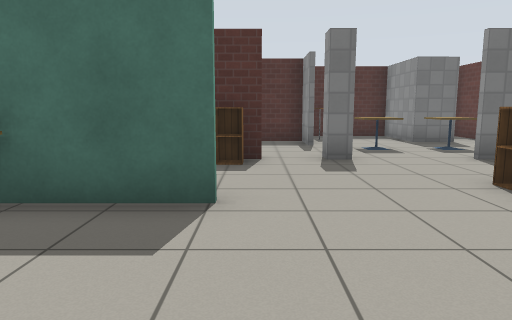
view 1 (above)

16 first-person views from a walk through a robot-simulator world made for Gazebo. The camera is 1 m above the floor, tilts 8° down and sees 70° across. The floor is counted in squares, 1 m on a side. Each view is taken from the middle of a square. On the plan, view 1 faces up. The plan holds only what a view shows up to about 13 squares ahead; the rest is blank. Simple patterns stand in for the simulator's built-in surfaces.

view 2
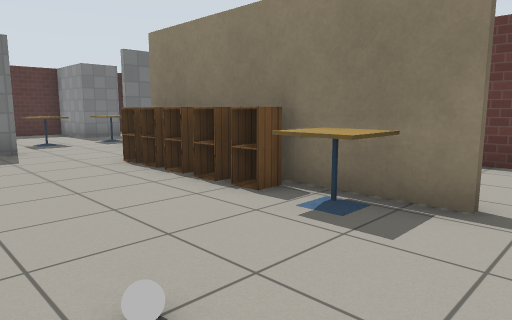

view 3
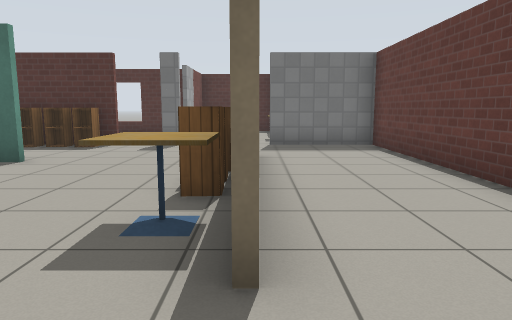

view 4
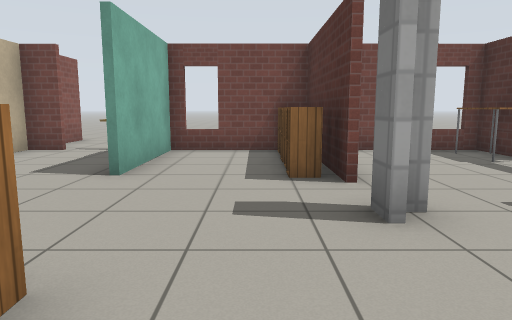

view 5
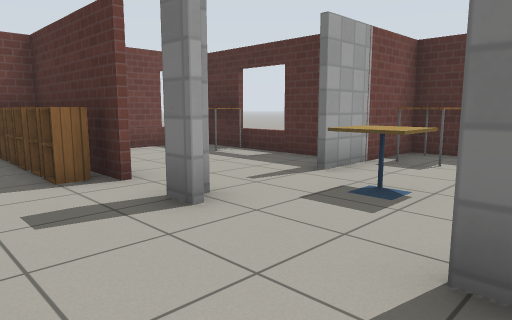

view 6
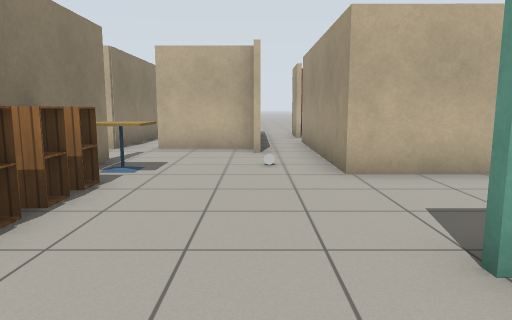

view 7
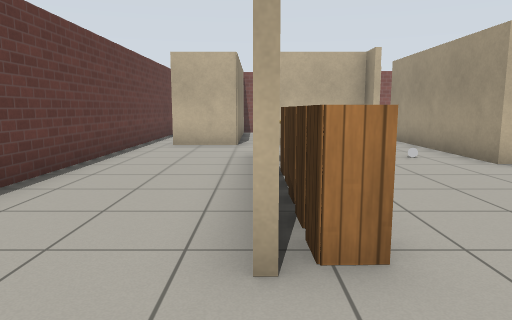

view 8
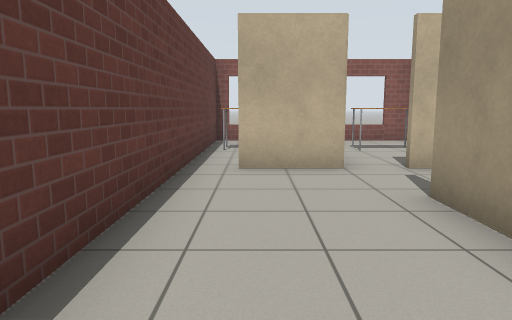

view 9
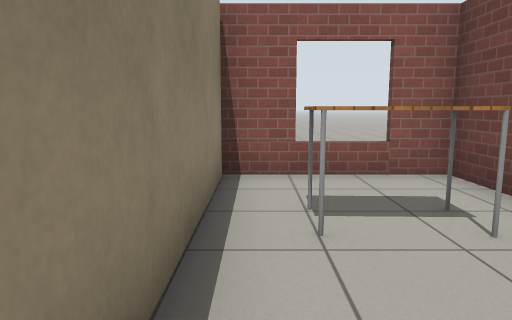

view 10
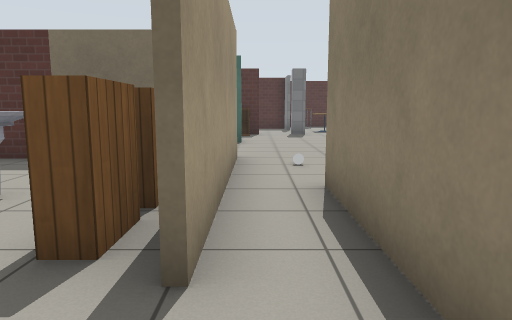

view 11
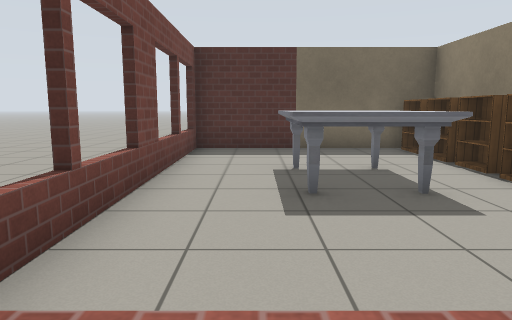

view 12
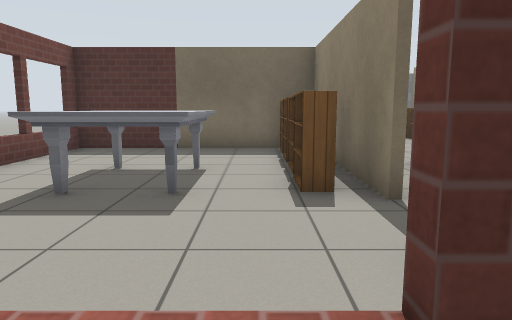

view 13
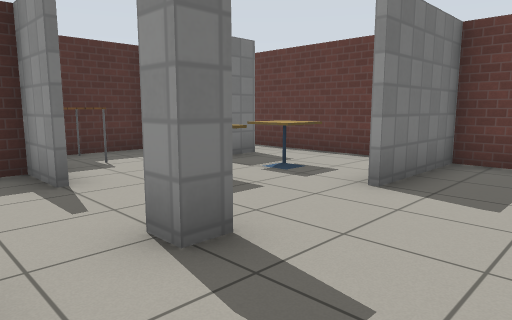

view 14
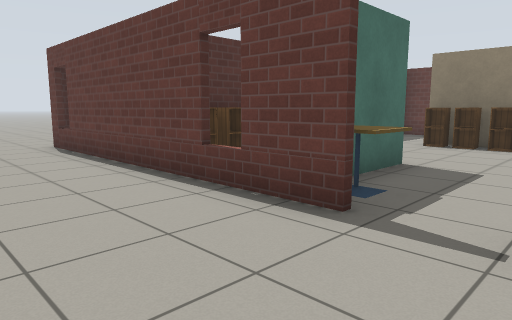

view 15
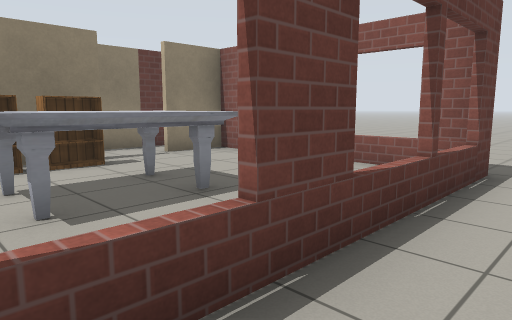

view 16
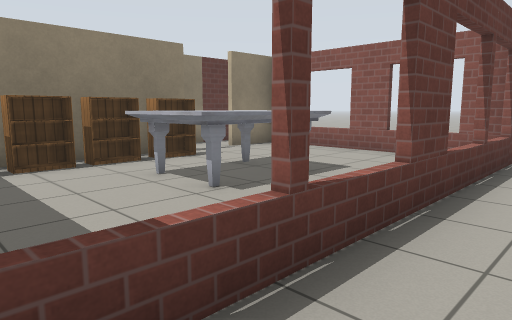

### Floor plan
Points are (right, up) in squares from view 1. A wall is a line through its corners. A room is listed if a view was taken in it or the views show most of it. See-through windows are left out.
Room 1 (views 1, 2, 3, 4, 5, 6, 7, 8, 9, 13)
walls: (-0.4, 3.8) (-2.7, 3.8); (-1.4, 0.3) (-6.5, 0.3) (-6.5, -7); (-3.8, 1.4) (-3.8, 0.5) (-1.4, 0.5); (4, 0.4) (4, -1.1); (1, -2.3) (1, -3.1) (3.5, -3.1); (3.9, -1.1) (3.9, 5); (2, 7.2) (1.4, 7.2) (1.4, 7.8); (1.6, 7.8) (1.6, 7.1); (-3.8, 7.2) (-3.8, 3.9) (-0.4, 3.9); (4.5, -3.1) (6.4, -3.1); (1.4, 10) (1.4, 11.4) (-1.4, 11.4); (0.9, -6.6) (0.9, -2.2); (7.2, -3) (7.2, 7.2) (4.4, 7.2); (-3.8, 10.4) (-3.8, 8.4); (1.6, 11.2) (1.6, 10); (7.2, 8.8) (7.2, 11); (6, 11) (4.7, 11) (4.7, 13.2); (-6.5, -8.2) (-0.6, -8.2) (-0.5, -6.5); (4.4, 13.4) (3.4, 13.4)
ways out: opening at (0, -7.5) to room 2; opening at (-4, 2) to room 3; opening at (4, -3) to room 4; gap at (6, 11)
objects: marble table (-4, -5) to (-3, -3); cafe table (-3, 3); cabinet (-3, 7); cabinet (-2, 7); bookshelf (-1, -5) to (-1, -4); bookshelf (-1, -3); bookshelf (-1, -2); bookshelf (-1, -1) to (-1, 0); cabinet (-1, 7); cabinet (0, 7); grey ball (1, 0); table (2, 12) to (3, 13); cafe table (3, 0); cabinet (3, 2); cabinet (3, 3); cabinet (3, 4); cafe table (3, 9); cafe table (5, 9)
Room 2 (views 10, 11, 12, 15, 16)
walls: (-0.4, -6.5) (-0.4, -7.3); (-6.6, -8.4) (-6.7, -0.1); (0.9, -7.8) (0.9, -6.6)
ways out: opening at (0, -7.5) to room 1; opening at (-8, 0) to room 3
Room 3 (view 14)
walls: (-3.3, 11.4) (-3.8, 11.4) (-3.8, 10.4); (-3.9, 2.8) (-4, 11.5); (-6.7, 0.5) (-5.6, 0.5); (7.2, -6.5) (7.2, -5.5)
ways out: opening at (-4, 2) to room 1; opening at (-8, 0) to room 2
objects: table (-3, 11) to (-2, 11)
Room 4 (no view inside)
walls: (1, -7.1) (1, -8.5) (4.5, -8.5) (4.5, -3.1)
ways out: opening at (4, -3) to room 1
objects: table (2, -6) to (3, -6)
Room 5 (no view inside)
walls: (7.2, -5.5) (7.2, -3); (7.2, -8.5) (7.2, -6.5)
objects: table (6, -7) to (7, -6)

Where each view was taken, in squares from view 1:
view 1: 0 up, 0 right, facing up
view 2: 2 down, 0 right, facing up-right
view 3: 3 down, 4 right, facing up
view 4: 6 up, 5 right, facing left
view 5: 5 up, 5 right, facing up-left
view 6: 6 up, 1 right, facing down
view 7: 7 up, 4 right, facing down
view 8: 3 up, 6 right, facing down
view 9: 3 down, 4 right, facing down
view 10: 7 down, 0 right, facing up
view 11: 9 down, 5 left, facing up
view 12: 9 down, 2 left, facing up
view 13: 5 up, 0 right, facing up-right
view 14: 1 up, 7 left, facing up-right
view 15: 2 down, 8 left, facing down-right
view 16: 0 up, 8 left, facing down-right
